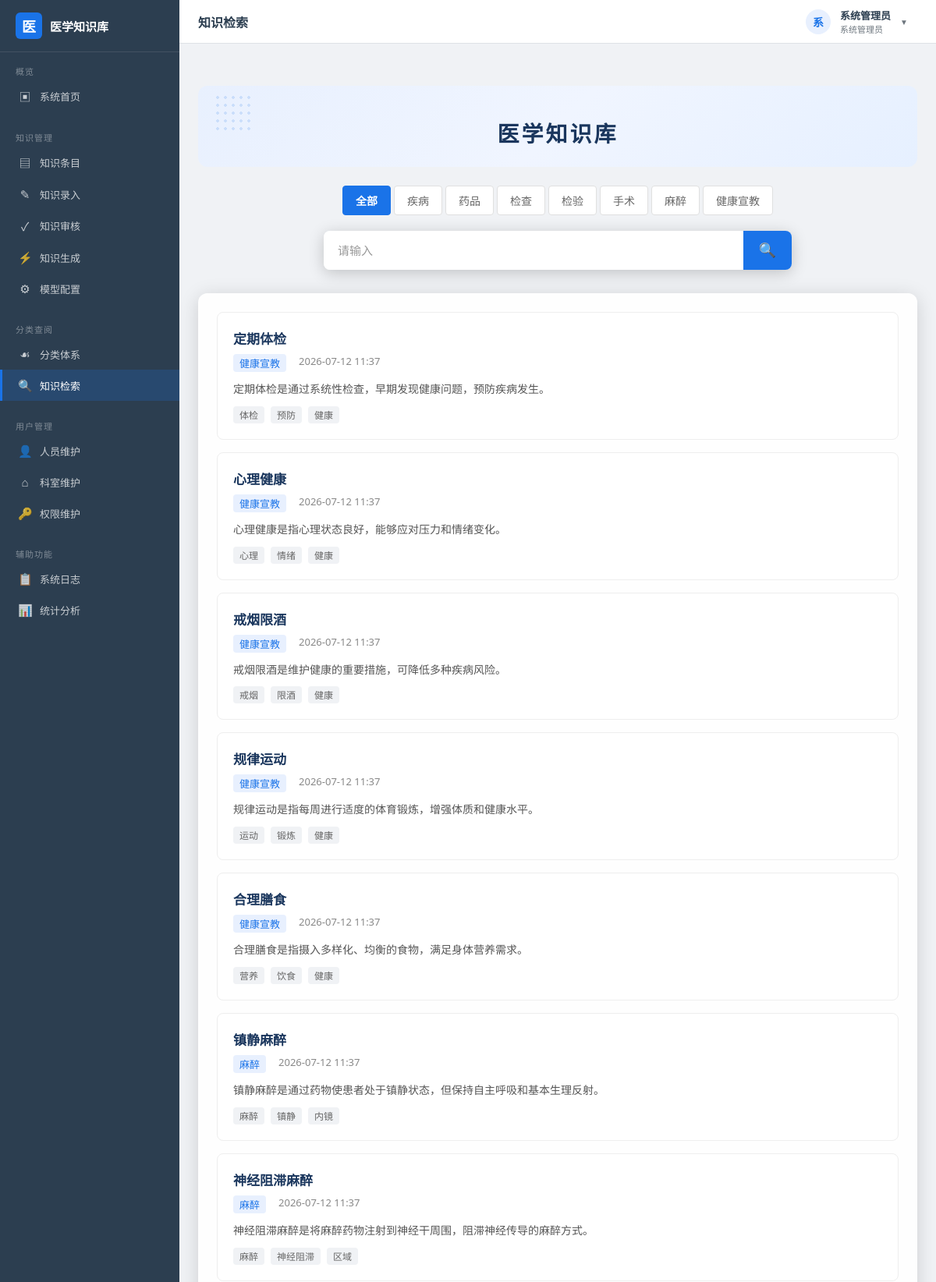
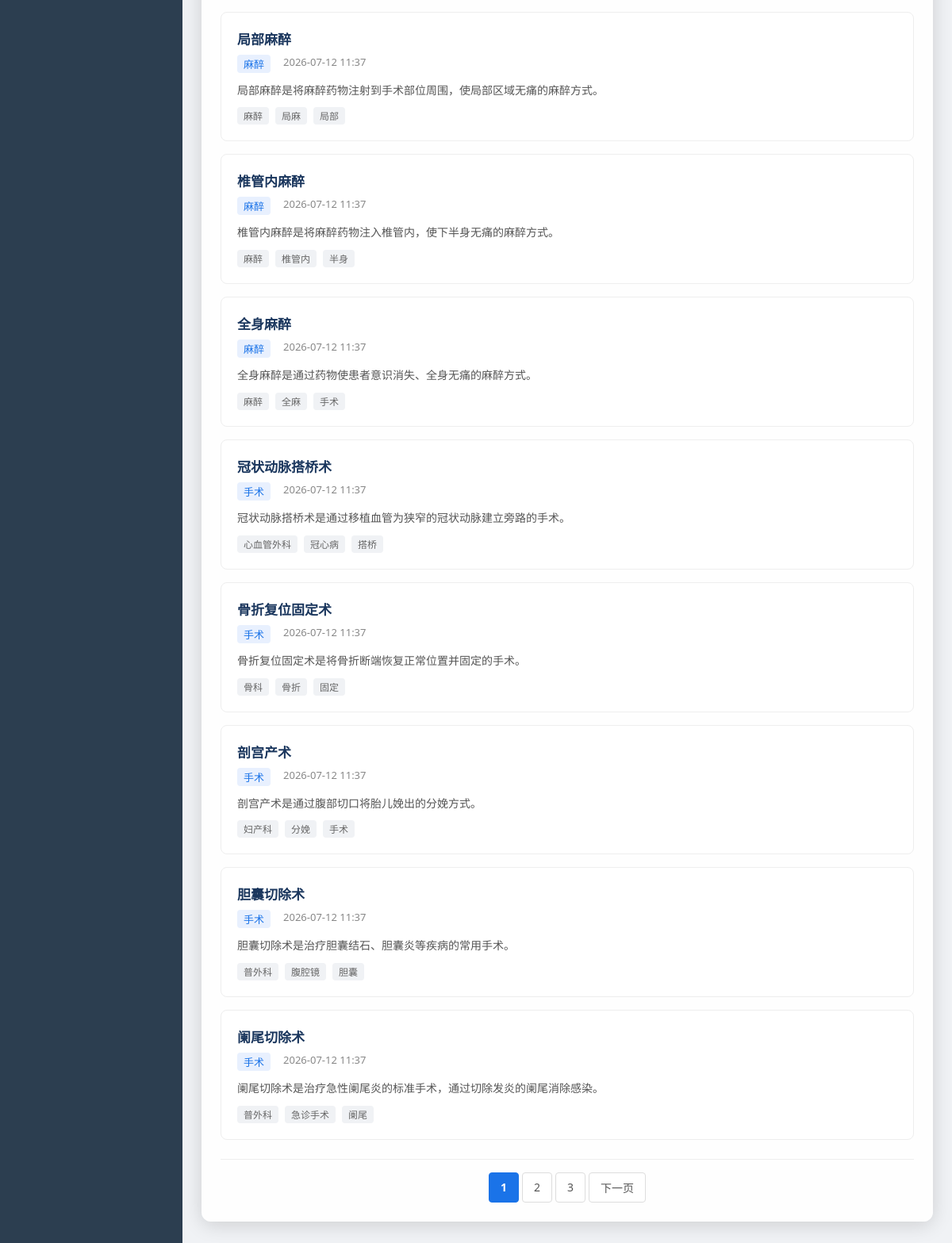
Page /search (signed in) on the committed database (2 pictures, top to bottom).
### models.py (models this page shows, shortened)
class User(db.Model):
    __tablename__ = "user"
    id = db.Column(db.Integer, primary_key=True, autoincrement=True)
    username = db.Column(db.String(50), unique=True, nullable=False)
    real_name = db.Column(db.String(50), nullable=False)
    password_hash = db.Column(db.String(256), nullable=False)
    email = db.Column(db.String(120), default="")
    phone = db.Column(db.String(20), default="")
    department_id = db.Column(db.Integer, db.ForeignKey("department.id"), nullable=True)
    role_id = db.Column(db.Integer, db.ForeignKey("role.id"), nullable=True)
    status = db.Column(db.String(10), default="active")
    failed_attempts = db.Column(db.Integer, default=0)
    lock_time = db.Column(db.DateTime, nullable=True)
    last_login = db.Column(db.DateTime, nullable=True)
    created_at = db.Column(db.DateTime, default=datetime.now)

class Role(db.Model):
    __tablename__ = "role"
    id = db.Column(db.Integer, primary_key=True, autoincrement=True)
    name = db.Column(db.String(50), unique=True, nullable=False)
    code = db.Column(db.String(30), unique=True, nullable=False)
    permissions = db.Column(db.Text, default="")
    remark = db.Column(db.String(200), default="")
    created_at = db.Column(db.DateTime, default=datetime.now)
    users = db.relationship("User", backref="role", lazy="dynamic")

class Category(db.Model):
    __tablename__ = "category"
    id = db.Column(db.Integer, primary_key=True, autoincrement=True)
    name = db.Column(db.String(80), nullable=False)
    code = db.Column(db.String(30), unique=True, nullable=False)
    parent_id = db.Column(db.Integer, db.ForeignKey("category.id"), nullable=True)
    level = db.Column(db.Integer, default=1)
    sort_order = db.Column(db.Integer, default=0)
    description = db.Column(db.String(300), default="")
    created_at = db.Column(db.DateTime, default=datetime.now)
    parent = db.relationship("Category", remote_side=[id], backref="sub_categories")
    entries = db.relationship("KnowledgeEntry", backref="category", lazy="dynamic")

class KnowledgeEntry(db.Model):
    __tablename__ = "knowledge_entry"
    id = db.Column(db.Integer, primary_key=True, autoincrement=True)
    title = db.Column(db.String(200), nullable=False)
    category_id = db.Column(db.Integer, db.ForeignKey("category.id"), nullable=True)
    summary = db.Column(db.Text, default="")
    definition = db.Column(db.Text, default="")
    etiology = db.Column(db.Text, default="")
    clinical_manifestation = db.Column(db.Text, default="")
    diagnosis = db.Column(db.Text, default="")
    treatment = db.Column(db.Text, default="")
    prevention = db.Column(db.Text, default="")
    references = db.Column(db.Text, default="")
    tags = db.Column(db.String(300), default="")
    source = db.Column(db.String(20), default="manual")
    status = db.Column(db.String(20), default="draft")
    version = db.Column(db.Integer, default=1)
    created_by = db.Column(db.Integer, db.ForeignKey("user.id"), nullable=True)
    reviewed_by = db.Column(db.Integer, db.ForeignKey("user.id"), nullable=True)
    created_at = db.Column(db.DateTime, default=datetime.now)
    updated_at = db.Column(db.DateTime, default=datetime.now, onupdate=datetime.now)
    reviewed_at = db.Column(db.DateTime, nullable=True)
    author = db.relationship("User", foreign_keys=[created_by], backref="authored_entries")
    reviewer = db.relationship("User", foreign_keys=[reviewed_by])

### app.py (the view, shortened to what this page needs)
    @app.route("/search")
    @login_required
    def search():
        keyword = request.args.get("q", "").strip()
        cat_id = request.args.get("cat", 0, type=int)
        page = request.args.get("page", 1, type=int)
        query = KnowledgeEntry.query.filter_by(status="published")
        if cat_id:
            query = query.filter_by(category_id=cat_id)
        pagination = query.order_by(KnowledgeEntry.updated_at.desc()).paginate(
            page=page, per_page=app.config["PER_PAGE"], error_out=False
        )
        categories = Category.query.order_by(Category.level, Category.sort_order).all()
        current_cat_name = ""
        if cat_id:
            cat = Category.query.get(cat_id)
            if cat:
                current_cat_name = cat.name
        log_access(g.current_user, "search", "知识检索", f"关键词:{keyword} 分类:{current_cat_name}")
        return render_template(
            "category/public_search.html",
            entries=pagination.items, pagination=pagination,
            keyword=keyword, cat_id=cat_id, categories=categories,
            current_cat_name=current_cat_name,
        )

### app.py (called while the page is built)
def register_before_handlers(app: Flask):
    @app.before_request
    def _load_current_user():
        uid = session.get("uid")
        g.current_user = None
        if uid:
            g.current_user = User.query.get(uid)
    @app.context_processor
    def _inject_globals():
        return {
            "current_user": g.current_user,
            "current_year": datetime.now().year,
        }

def login_required(func):
    @wraps(func)
    def wrapper(*args, **kwargs):
        if not g.current_user:
            flash("请先登录系统", "warning")
            return redirect(url_for("login", next=request.full_path))
        return func(*args, **kwargs)
    return wrapper

def register_template_helpers(app: Flask):
    @app.template_filter("fmt_date")
    def fmt_date(value):
        if not value:
            return ""
        if isinstance(value, str):
            return value
        return value.strftime("%Y-%m-%d %H:%M")
    @app.template_filter("status_label")
    def status_label(value):
        mapping = {
            "draft": "草稿",
            "pending": "待审核",
            "published": "已发布",
            "rejected": "已驳回",
        }
        return mapping.get(value, value)

### utils/__init__.py (called while the page is built)
def log_access(user, action: str, module: str, target: str = "", detail: str = ""):
    ip_addr = ""
    if has_request_context():
        ip_addr = request.environ.get("HTTP_X_FORWARDED_FOR", "") or request.remote_addr or ""
    entry = AccessLog(
        user_id=user.id if user else None,
        username=user.username if user else "system",
        action=action,
        module=module,
        target=target,
        ip_address=ip_addr,
        detail=detail,
    )
    db.session.add(entry)
    try:
        db.session.commit()
    except Exception:
        db.session.rollback()

### templates/category/public_search.html (shortened to what this page needs)
{% extends "layout.html" %}
{% block page_title %}知识检索{% endblock %}
{% block content %}
<div class="search-page-inner">
    <div class="search-header">
        <div class="dots-bg"></div>
        <h1>医学知识库</h1>
    </div>
    <div class="search-nav">
        <div class="nav-inner">
            <span class="search-nav-item {% if not cat_id %}active{% endif %}" data-cat="0">全部</span>
            {% for cat in categories %}
            <span class="search-nav-item {% if cat_id == cat.id %}active{% endif %}" data-cat="{{ cat.id }}">{{ cat.name }}</span>
            {% endfor %}
        </div>
    </div>
    <div class="search-bar-wrap">
        <div class="search-box">
            <input type="text" id="search-input" name="q" placeholder="请输入" value="{{ keyword }}" autocomplete="off">
            <button type="button" id="search-btn" class="search-btn">🔍</button>
        </div>
    </div>
    <div class="search-results">
        {% if entries %}
        <div class="results-list">
            {% for e in entries %}
            <div class="result-item" onclick="window.location.href='{{ url_for('entry_detail', eid=e.id) }}'">
                <div class="result-title">{{ e.title }}</div>
                <div class="result-meta">
                    <span class="result-category">{{ e.category.name if e.category else '未分类' }}</span>
                    <span class="result-time">{{ e.updated_at|fmt_date }}</span>
                </div>
                <div class="result-summary">{{ e.summary or '暂无摘要' }}</div>
                <div class="result-tags">
                    {% if e.tags %}
                    {% for tag in e.tags.split(',')[:3] %}
                    <span class="tag">{{ tag.strip() }}</span>
                    {% endfor %}
                    {% endif %}
                </div>
            </div>
            {% endfor %}
        </div>
        {% if pagination.pages > 1 %}
        <div class="results-pagination">
            {% for p in range(1, pagination.pages + 1) %}
                {% if p == pagination.page %}
                <span class="page-current">{{ p }}</span>
                {% else %}
                <a href="{{ url_for('search', page=p, q=keyword, cat=cat_id) }}" class="page-link">{{ p }}</a>
                {% endif %}
            {% endfor %}
            {% if pagination.has_next %}
            <a href="{{ url_for('search', page=pagination.next_num, q=keyword, cat=cat_id) }}" class="page-link">下一页</a>
            {% endif %}
        </div>
        {% endif %}
        {% endif %}
    </div>
</div>
{% endblock %}

### templates/layout.html (shortened to what this page needs)
<!DOCTYPE html>
<html lang="zh-CN">
<head>
    <link rel="stylesheet" href="{{ url_for('static', filename='css/style.css') }}">
</head>
<body>
<div class="app-layout">
    <aside class="sidebar">
        <div class="sidebar-header">
            <div class="icon">医</div>
            <span>医学知识库</span>
        </div>
        <nav class="nav-section">
            <div class="nav-section-title">概览</div>
            <a href="{{ url_for('dashboard') }}" class="nav-item" onclick="navigate(event, this)">
                <span class="nav-icon">▣</span> 系统首页
            </a>
        </nav>
        <nav class="nav-section">
            <div class="nav-section-title">知识管理</div>
            <a href="{{ url_for('knowledge_list') }}" class="nav-item" onclick="navigate(event, this)">
                <span class="nav-icon">▤</span> 知识条目
            </a>
            <a href="{{ url_for('knowledge_create') }}" class="nav-item" onclick="navigate(event, this)">
                <span class="nav-icon">✎</span> 知识录入
            </a>
            <a href="{{ url_for('knowledge_review_list') }}" class="nav-item" onclick="navigate(event, this)">
                <span class="nav-icon">✓</span> 知识审核
            </a>
            <a href="{{ url_for('knowledge_generate') }}" class="nav-item" onclick="navigate(event, this)">
                <span class="nav-icon">⚡</span> 知识生成
            </a>
            <a href="{{ url_for('model_config_list') }}" class="nav-item" onclick="navigate(event, this)">
                <span class="nav-icon">⚙</span> 模型配置
            </a>
        </nav>
        <nav class="nav-section">
            <div class="nav-section-title">分类查阅</div>
            <a href="{{ url_for('category_tree') }}" class="nav-item" onclick="navigate(event, this)">
                <span class="nav-icon">☙</span> 分类体系
            </a>
            <a href="{{ url_for('search') }}" class="nav-item" onclick="navigate(event, this)">
                <span class="nav-icon">🔍</span> 知识检索
            </a>
        </nav>
        <nav class="nav-section">
            <div class="nav-section-title">用户管理</div>
            <a href="{{ url_for('user_list') }}" class="nav-item" onclick="navigate(event, this)">
                <span class="nav-icon">👤</span> 人员维护
            </a>
            <a href="{{ url_for('dept_list') }}" class="nav-item" onclick="navigate(event, this)">
                <span class="nav-icon">⌂</span> 科室维护
            </a>
            <a href="{{ url_for('role_list') }}" class="nav-item" onclick="navigate(event, this)">
                <span class="nav-icon">🔑</span> 权限维护
            </a>
        </nav>
        <nav class="nav-section">
            <div class="nav-section-title">辅助功能</div>
            <a href="{{ url_for('log_list') }}" class="nav-item" onclick="navigate(event, this)">
                <span class="nav-icon">📋</span> 系统日志
            </a>
            <a href="{{ url_for('statistics') }}" class="nav-item" onclick="navigate(event, this)">
                <span class="nav-icon">📊</span> 统计分析
            </a>
        </nav>
    </aside>
    <div class="main-area">
        <header class="topbar">
            <div class="topbar-title">{% block page_title %}系统首页{% endblock %}</div>
            <div class="topbar-user">
                <div class="user-dropdown" id="user-dropdown">
                    <div class="dropdown-trigger">
                        <div class="avatar">{{ current_user.real_name[0] if current_user else '?' }}</div>
                        <div class="info">
                            <div class="name">{{ current_user.real_name if current_user else '' }}</div>
                            <div class="role">{{ current_user.role.name if current_user and current_user.role else '' }}</div>
                        </div>
                        <span class="dropdown-arrow">▼</span>
                    </div>
                </div>
            </div>
        </header>
        <main class="content-area">
            {% block content %}{% endblock %}
        </main>
    </div>
</div>
</body>
</html>

### rows in the picture
User: real_name "系", real_name "系统管理员"
Role: role "系统管理员"
Category: name "疾病"
Category: name "药品"
Category: name "检查"
Category: name "检验"
Category: name "手术"
Category: name "麻醉"
Category: name "健康宣教"
KnowledgeEntry: title "定期体检", category "健康宣教", updated_at|fmt_date "2026-07-12 11:37", summary "定期体检是通过系统性检查，早期发现健康问题，预防疾病发生。", strip "体检" "预防" "健康"
KnowledgeEntry: title "心理健康", category "健康宣教", updated_at|fmt_date "2026-07-12 11:37", summary "心理健康是指心理状态良好，能够应对压力和情绪变化。", strip "心理" "情绪" "健康"
KnowledgeEntry: title "戒烟限酒", category "健康宣教", updated_at|fmt_date "2026-07-12 11:37", summary "戒烟限酒是维护健康的重要措施，可降低多种疾病风险。", strip "戒烟" "限酒" "健康"
KnowledgeEntry: title "规律运动", category "健康宣教", updated_at|fmt_date "2026-07-12 11:37", summary "规律运动是指每周进行适度的体育锻炼，增强体质和健康水平。", strip "运动" "锻炼" "健康"
KnowledgeEntry: title "合理膳食", category "健康宣教", updated_at|fmt_date "2026-07-12 11:37", summary "合理膳食是指摄入多样化、均衡的食物，满足身体营养需求。", strip "营养" "饮食" "健康"
KnowledgeEntry: title "镇静麻醉", category "麻醉", updated_at|fmt_date "2026-07-12 11:37", summary "镇静麻醉是通过药物使患者处于镇静状态，但保持自主呼吸和基本生理反射。", strip "麻醉" "镇静" "内镜"
KnowledgeEntry: title "神经阻滞麻醉", category "麻醉", updated_at|fmt_date "2026-07-12 11:37", summary "神经阻滞麻醉是将麻醉药物注射到神经干周围，阻滞神经传导的麻醉方式。", strip "麻醉" "神经阻滞" "区域"
KnowledgeEntry: title "局部麻醉", category "麻醉", updated_at|fmt_date "2026-07-12 11:37", summary "局部麻醉是将麻醉药物注射到手术部位周围，使局部区域无痛的麻醉方式。", strip "麻醉" "局麻" "局部"
KnowledgeEntry: title "椎管内麻醉", category "麻醉", updated_at|fmt_date "2026-07-12 11:37", summary "椎管内麻醉是将麻醉药物注入椎管内，使下半身无痛的麻醉方式。", strip "麻醉" "椎管内" "半身"
KnowledgeEntry: title "全身麻醉", category "麻醉", updated_at|fmt_date "2026-07-12 11:37", summary "全身麻醉是通过药物使患者意识消失、全身无痛的麻醉方式。", strip "麻醉" "全麻" "手术"
KnowledgeEntry: title "冠状动脉搭桥术", category "手术", updated_at|fmt_date "2026-07-12 11:37", summary "冠状动脉搭桥术是通过移植血管为狭窄的冠状动脉建立旁路的手术。", strip "心血管外科" "冠心病" "搭桥"
KnowledgeEntry: title "骨折复位固定术", category "手术", updated_at|fmt_date "2026-07-12 11:37", summary "骨折复位固定术是将骨折断端恢复正常位置并固定的手术。", strip "骨科" "骨折" "固定"
KnowledgeEntry: title "剖宫产术", category "手术", updated_at|fmt_date "2026-07-12 11:37", summary "剖宫产术是通过腹部切口将胎儿娩出的分娩方式。", strip "妇产科" "分娩" "手术"
KnowledgeEntry: title "胆囊切除术", category "手术", updated_at|fmt_date "2026-07-12 11:37", summary "胆囊切除术是治疗胆囊结石、胆囊炎等疾病的常用手术。", strip "普外科" "腹腔镜" "胆囊"
KnowledgeEntry: title "阑尾切除术", category "手术", updated_at|fmt_date "2026-07-12 11:37", summary "阑尾切除术是治疗急性阑尾炎的标准手术，通过切除发炎的阑尾消除感染。", strip "普外科" "急诊手术" "阑尾"

### other values in the picture
{{ p }} "1"
{{ p }} "2" "3"
